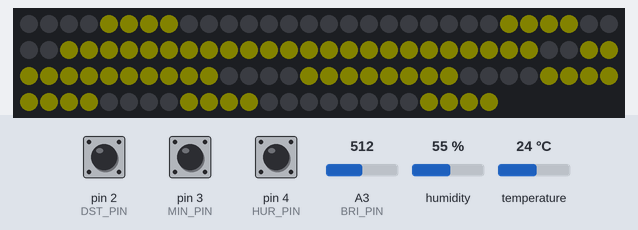
Bench run of a sketch on a simulated Arduino Uno, built with avr-gcc and run on an emulated ATmega328P. On the bench: 114 RGB LEDs in strip order, left to right, continuing on the next row. The inputs (shaded band) are chosen by the test bench; at power-on: pin 3 (MIN_PIN) HIGH, humidity 55 %, A3 (BRI_PIN) = 512, temperature 24 °C, pin 2 (DST_PIN) HIGH, pin 4 (HUR_PIN) HIGH. Dim RGB values are drawn brighter than linear; colours are those a GRB WS2812 strip shows for the declared byte order; the local clock reads 2024-03-15 10:24:30 at power-on unless the sketch sets it; random numbers use the default seed unless the sketch sets one.

Above: at 4.3 s.
4.4 s: pin 3 (MIN_PIN) pulled LOW for 0.15 s
5.1 s: humidity set to 22 %
At 5.38 s:
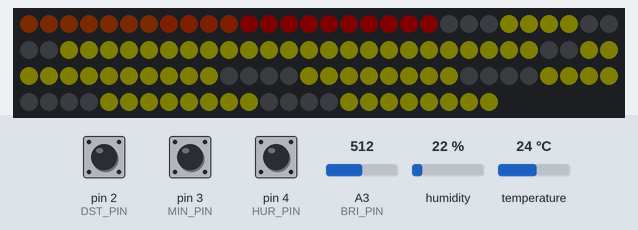
8.2 s: A3 (BRI_PIN) set to 17
At 14.8 s:
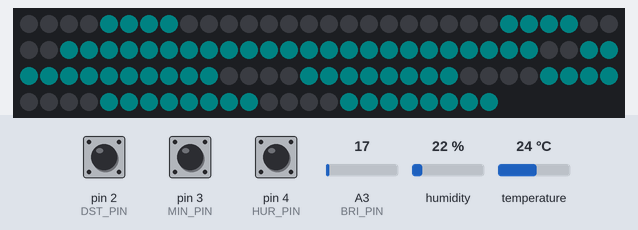
16.5 s: A3 (BRI_PIN) set to 306
At 30.47 s:
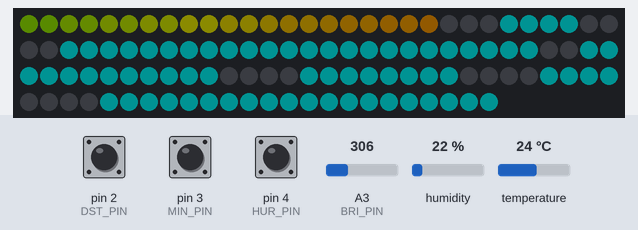
30.5 s: pin 3 (MIN_PIN) pulled LOW for 3.2 s
At 33.9 s:
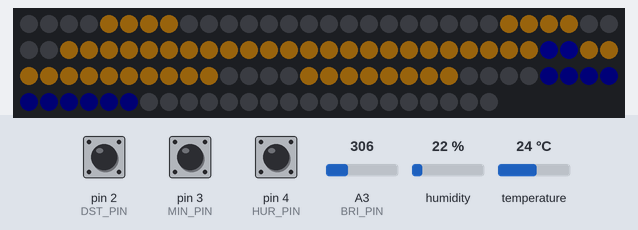

The sketch:

Clock.ino
```cpp
#include <DS3232RTC.h>
#include <Time.h>
#include <TimeLib.h>
#include <Wire.h>
#include "FastLED.h"
#include "DHT.h"
#define DHT_PIN 5             // пин подключения датчика DHT 11
#define DHTTYPE DHT11         // DHT 11
#define NUM_LEDS 114          // 4*7*4 +2  количество светодиодов в ленте
#define COLOR_ORDER BRG       // определение порядка цветов для ленты
#define DATA_PIN 6            // пин подключения ленты
#define DST_PIN 2             // пин кнопки перевода на летнее время и обратно
#define MIN_PIN 3             // пин кнопки настройки минут
#define HUR_PIN 4             // пин кнопки настройки часов
#define BRI_PIN A3            // фоторезистор
#define auto_bright 1         // автоматическая подстройка яркости от уровня внешнего освещения (1 - включить, 0 - выключить)
#define max_bright 100        // максимальная яркость (0 - 255)
#define min_bright 1         // минимальная яркость (0 - 255)
#define bright_constant 1023   // константа усиления от внешнего света (0 - 1023), чем МЕНЬШЕ константа, тем "резче" будет прибавляться яркость
#define coef 0.9              // коэффициент фильтра (0.0 - 1.0), чем больше - тем медленнее меняется яркость
int new_bright, new_bright_f;
unsigned long bright_timer, off_timer;

DHT dht(DHT_PIN, DHTTYPE);

CRGB leds[NUM_LEDS]; // Define LEDs strip
                     // 0,0,0,0
                     // 1,1,1,1
                     // 1  2  3  4  5  6  7  8  9  10 11 12 13 14 15 16 17 18 19 20 21 22 23 24 25 26 27 28
byte digits[13][28] = {{0, 0, 0, 0, 1, 1, 1, 1, 1, 1, 1, 1, 1, 1, 1, 1, 1, 1, 1, 1, 1, 1, 1, 1, 1, 1, 1, 1},   // Digit 0
                       {0, 0, 0, 0, 1, 1, 1, 1, 0, 0, 0, 0, 0, 0, 0, 0, 0, 0, 0, 0, 0, 0, 0, 0, 1, 1, 1, 1},   // Digit 1
                       {1, 1, 1, 1, 1, 1, 1, 1, 1, 1, 1, 1, 0, 0, 0, 0, 1, 1, 1, 1, 1, 1, 1, 1, 0, 0, 0, 0},   // Digit 2
                       {1, 1, 1, 1, 1, 1, 1, 1, 1, 1, 1, 1, 0, 0, 0, 0, 0, 0, 0, 0, 1, 1, 1, 1, 1, 1, 1, 1},   // Digit 3
                       {1, 1, 1, 1, 1, 1, 1, 1, 0, 0, 0, 0, 1, 1, 1, 1, 0, 0, 0, 0, 0, 0, 0, 0, 1, 1, 1, 1},   // Digit 4
                       {1, 1, 1, 1, 0, 0, 0, 0, 1, 1, 1, 1, 1, 1, 1, 1, 0, 0, 0, 0, 1, 1, 1, 1, 1, 1, 1, 1},   // Digit 5
                       {1, 1, 1, 1, 0, 0, 0, 0, 1, 1, 1, 1, 1, 1, 1, 1, 1, 1, 1, 1, 1, 1, 1, 1, 1, 1, 1, 1},   // Digit 6
                       {0, 0, 0, 0, 1, 1, 1, 1, 1, 1, 1, 1, 0, 0, 0, 0, 0, 0, 0, 0, 0, 0, 0, 0, 1, 1, 1, 1},   // Digit 7
                       {1, 1, 1, 1, 1, 1, 1, 1, 1, 1, 1, 1, 1, 1, 1, 1, 1, 1, 1, 1, 1, 1, 1, 1, 1, 1, 1, 1},   // Digit 8
                       {1, 1, 1, 1, 1, 1, 1, 1, 1, 1, 1, 1, 1, 1, 1, 1, 0, 0, 0, 0, 1, 1, 1, 1, 1, 1, 1, 1},   // Digit 9 | 2D Array for numbers on 7 segment,
                       {1, 1, 1, 1, 1, 1, 1, 1, 1, 1, 1, 1, 1, 1, 1, 1, 0, 0, 0, 0, 0, 0, 0, 0, 0, 0, 0, 0},   // ° char
                       {0, 0, 0, 0, 0, 0, 0, 0, 1, 1, 1, 1, 1, 1, 1, 1, 1, 1, 1, 1, 1, 1, 1, 1, 0, 0, 0, 0},   // C char
                       {1, 1, 1, 1, 0, 0, 0, 0, 0, 0, 0, 0, 0, 0, 0, 0, 1, 1, 1, 1, 1, 1, 1, 1, 1, 1, 1, 1}};  // % char

bool Dot = true;  //Dot state
bool DST = false; //DST state
bool TempShow = false;
bool HumidityShow = false;
bool led_state = true;  // флаг состояния ленты
int last_digit = 0;
// int ledColor = 0x0000FF; // Color used (in hex)
long ledColor = CRGB::DarkOrchid; // Color used (in hex)
//Random colors i picked up
long ColorTable[16] = {
  CRGB::Amethyst,
  CRGB::Aqua,
  CRGB::BlueViolet,
  CRGB::Crimson,
  CRGB::DarkMagenta,
  CRGB::DeepPink,
  CRGB::Fuchsia,
  CRGB::Magenta,
  CRGB::MidnightBlue,
  CRGB::MediumVioletRed,
  CRGB::Navy,
  CRGB::Indigo,
  CRGB::OrangeRed,
  CRGB::Purple,
  CRGB::RoyalBlue,
  CRGB::Tomato
};
void setup() {
  Serial.begin(9600);
  LEDS.addLeds<WS2812B, DATA_PIN, COLOR_ORDER>(leds, NUM_LEDS); // Set LED strip type
  LEDS.setBrightness(5); // Set initial brightness
  pinMode(DST_PIN, INPUT_PULLUP); // Define DST adjust button pin
  pinMode(MIN_PIN, INPUT_PULLUP); // Define Minutes adjust button pin
  pinMode(HUR_PIN, INPUT_PULLUP); // Define Hours adjust button pin
  TempShow = false;
  HumidityShow = false;
  dht.begin();
}

// Get time in a single number, if hours will be a single digit then time will be displayed 155 instead of 0155
int GetTime() {
  tmElements_t Now;
  RTC.read(Now);
  //time_t Now = RTC.Now();// Getting the current Time and storing it into a DateTime object
  int hour = Now.Hour;
  int minutes = Now.Minute;
  int second = Now.Second;
  if (second % 2 == 0) {
    Dot = false;
  }
  else {
    Dot = true;
  };
  return (hour * 100 + minutes);
};

// Check Light sensor and set brightness accordingly
void BrightnessCheck() {
  if (auto_bright) {
    if (millis() - bright_timer > 1000) {     // каждые 100 мс
      bright_timer = millis();
      int bright = analogRead(BRI_PIN);
      int bright_r;
      bright_r = bright%10 > 5 ? ((bright/10)*10)+10 : (bright/10)*10;
      new_bright = map(bright_r, 0, bright_constant, min_bright, max_bright);   // считать показания с фоторезистора, перевести диапазон
      new_bright = constrain(new_bright, min_bright, max_bright);
      new_bright_f = new_bright_f * coef + new_bright * (1 - coef);
      new_bright_f += 1;
      LEDS.setBrightness(new_bright_f);      // установить новую яркость
    }
  }
};

// Convert time to array needet for display
void TimeToArray() {
  int Now = GetTime();  //  Получить текущее время

  int cursor = 114; // номер последнего светодиода

  // Serial.print("Time is: ");Serial.println(Now);
  if (DST) {  // if DST is true then add one hour
    Now += 100;
    // Serial.print("DST is ON, time set to : ");Serial.println(Now);
  };
  if (Dot) {
    leds[57] = ledColor;
    leds[56] = ledColor;
  }
  else  {
    leds[57] = 0x000000;
    leds[56] = 0x000000;
  };

  for (int i = 1; i <= 4; i++) {
    int digit = Now % 10; // get last digit in time
    if (i == 1) {
      //  Serial.print("Digit 4 is : ");Serial.print(digit);Serial.print(" ");
      cursor = 86;

      for (int k = 0; k <= 27; k++) {
        // Serial.print(digits[digit][k]);
        if (digits[digit][k] == 1) {
          leds[cursor] = ledColor;
        }
        else if (digits[digit][k] == 0) {
          leds[cursor] = 0x000000;
        };
        cursor ++;
      };
      // Serial.println();
      if (digit != last_digit)
      {
        cylon();
        ledColor =  ColorTable[random(16)];
      }
      last_digit = digit;

    }
    else if (i == 2) {
      // Serial.print("Digit 3 is : ");Serial.print(digit);Serial.print(" ");
      cursor = 58;

      for (int k = 0; k <= 27; k++) {
        // Serial.print(digits[digit][k]);
        if (digits[digit][k] == 1) {
          leds[cursor] = ledColor;
        }
        else if (digits[digit][k] == 0) {
          leds[cursor] = 0x000000;
        };
        cursor ++;
      };
      // Serial.println();
    }
    else if (i == 3) {
      // Serial.print("Digit 2 is : ");Serial.print(digit);Serial.print(" ");
      cursor = 28;
      for (int k = 0; k <= 27; k++) {
        // Serial.print(digits[digit][k]);
        if (digits[digit][k] == 1) {
          leds[cursor] = ledColor;
        }
        else if (digits[digit][k] == 0) {
          leds[cursor] = 0x000000;
        };
        cursor ++;
      };
      // Serial.println();
    }
    else if (i == 4) {
      // Serial.print("Digit 1 is : ");Serial.print(digit);Serial.print(" ");
      cursor = 0;
      for (int k = 0; k <= 27; k++) {
        // Serial.print(digits[digit][k]);
        if (digits[digit][k] == 1) {
          leds[cursor] = ledColor;
        }
        else if (digits[digit][k] == 0) {
          leds[cursor] = 0x000000;
        };
        cursor ++;
      };
      // Serial.println();
    }
    Now /= 10;
  };
};
// Convert temp to array needet for display
void TempToArray() {
  tmElements_t tm;
  RTC.read(tm);
  if (tm.Second != 17) {
    TempShow = false;
    return;
  }
  TempShow = true;
  int t = dht.readTemperature();
  int celsius = t * 100;
  //   Serial.print("Temp is: ");Serial.println(celsius);

  int cursor = 114; // last led number

  leds[57] = 0x000000;
  leds[56] = 0x000000;

  for (int i = 1; i <= 4; i++) {
    int digit = celsius % 10; // get last digit in time
    if (i == 1) {
      // Serial.print("Digit 4 is : ");Serial.print(digit);Serial.print(" ");
      cursor = 86;

      for (int k = 0; k <= 27; k++) {
        //  Serial.print(digits[11][k]);
        if (digits[11][k] == 1) {
          leds[cursor] = ledColor;
        }
        else if (digits[11][k] == 0) {
          leds[cursor] = 0x000000;
        };
        cursor ++;
      };
      //  Serial.println();
    }
    else if (i == 2) {
      //  Serial.print("Digit 3 is : ");Serial.print(digit);Serial.print(" ");
      cursor = 58;

      for (int k = 0; k <= 27; k++) {
        //   Serial.print(digits[10][k]);
        if (digits[10][k] == 1) {
          leds[cursor] = ledColor;
        }
        else if (digits[10][k] == 0) {
          leds[cursor] = 0x000000;
        };
        cursor ++;
      };
      //  Serial.println();
    }
    else if (i == 3) {
      //  Serial.print("Digit 2 is : ");Serial.print(digit);Serial.print(" ");
      cursor = 28;
      for (int k = 0; k <= 27; k++) {
        //  Serial.print(digits[digit][k]);
        if (digits[digit][k] == 1) {
          leds[cursor] = ledColor;
        }
        else if (digits[digit][k] == 0) {
          leds[cursor] = 0x000000;
        };
        cursor ++;
      };
      // Serial.println();
    }
    else if (i == 4) {
      //  Serial.print("Digit 1 is : ");Serial.print(digit);Serial.print(" ");
      cursor = 0;
      for (int k = 0; k <= 27; k++) {
        //   Serial.print(digits[digit][k]);
        if (digits[digit][k] == 1) {
          leds[cursor] = ledColor;
        }
        else if (digits[digit][k] == 0) {
          leds[cursor] = 0x000000;
        };
        cursor ++;
      };
      //  Serial.println();
    }
    celsius /= 10;
  };
};

void HumidityToArray() {
  tmElements_t tm;
  RTC.read(tm);
  if (tm.Second != 38) {
    HumidityShow = false;
    return;
  }
  HumidityShow = true;
  int h = dht.readHumidity();
  int humidity_percentage = h * 100;
  //   Serial.print("Humidity is: ");Serial.println(humidity_percentage);

  int cursor = 114; // last led number

  leds[57] = 0x000000;
  leds[56] = 0x000000;

  for (int i = 1; i <= 4; i++) {
    int digit = humidity_percentage % 10; // get last digit in time
    if (i == 1) {
      // Serial.print("Digit 4 is : ");Serial.print(digit);Serial.print(" ");
      cursor = 86;

      for (int k = 0; k <= 27; k++) {
        //  Serial.print(digits[11][k]);
        if (digits[12][k] == 1) {
          leds[cursor] = ledColor;
        }
        else if (digits[12][k] == 0) {
          leds[cursor] = 0x000000;
        };
        cursor ++;
      };
      //  Serial.println();
    }
    else if (i == 2) {
      //  Serial.print("Digit 3 is : ");Serial.print(digit);Serial.print(" ");
      cursor = 58;

      for (int k = 0; k <= 27; k++) {
        //   Serial.print(digits[10][k]);
        if (digits[10][k] == 1) {
          leds[cursor] = ledColor;
        }
        else if (digits[10][k] == 0) {
          leds[cursor] = 0x000000;
        };
        cursor ++;
      };
      //  Serial.println();
    }
    else if (i == 3) {
      //  Serial.print("Digit 2 is : ");Serial.print(digit);Serial.print(" ");
      cursor = 28;
      for (int k = 0; k <= 27; k++) {
        //  Serial.print(digits[digit][k]);
        if (digits[digit][k] == 1) {
          leds[cursor] = ledColor;
        }
        else if (digits[digit][k] == 0) {
          leds[cursor] = 0x000000;
        };
        cursor ++;
      };
      // Serial.println();
    }
    else if (i == 4) {
      //  Serial.print("Digit 1 is : ");Serial.print(digit);Serial.print(" ");
      cursor = 0;
      for (int k = 0; k <= 27; k++) {
        //   Serial.print(digits[digit][k]);
        if (digits[digit][k] == 1) {
          leds[cursor] = ledColor;
        }
        else if (digits[digit][k] == 0) {
          leds[cursor] = 0x000000;
        };
        cursor ++;
      };
      //  Serial.println();
    }
    humidity_percentage /= 10;
  };
};

void DSTcheck() {
  int buttonDST = digitalRead(2);
  // Serial.print("DST is: ");Serial.println(DST);
  if (buttonDST == LOW) {
    if (DST) {
      DST = false;
      // Serial.print("Switching DST to: ");Serial.println(DST);
    }
    else if (!DST) {
      DST = true;
      // Serial.print("Switching DST to: ");Serial.println(DST);
    };
    delay(500);
  };
}
void TimeAdjust() {
  int buttonH = digitalRead(HUR_PIN);
  int buttonM = digitalRead(MIN_PIN);
  if (buttonH == LOW || buttonM == LOW) {
    delay(500);
    tmElements_t Now;
    RTC.read(Now);
    int hour = Now.Hour;
    int minutes = Now.Minute;
    int second = Now.Second;
    if (buttonH == LOW) {
      if (Now.Hour == 23) {
        Now.Hour = 0;
      }
      else {
        Now.Hour += 1;
      };
    } else {
      if (Now.Minute == 59) {
        Now.Minute = 0;
      }
      else {
        Now.Minute += 1;
      };
    };
    RTC.write(Now);
  }
}
/* coool effect function*/
void fadeall() {
  for (int i = 0; i < NUM_LEDS; i++) {
    leds[i].nscale8(250);
  }
}
void cylon () {
  static uint8_t hue = 0;
  // Serial.print("x");
  // First slide the led in one direction
  for (int i = 0; i < NUM_LEDS; i++) {
    // Set the i'th led to red
    leds[i] = CHSV(hue++, 255, 255);
    // Show the leds
    FastLED.show();
    // now that we've shown the leds, reset the i'th led to black
    // leds[i] = CRGB::Black;
    fadeall();
    // Wait a little bit before we loop around and do it again
    delay(10);
  }
  // Serial.print("x");
  // Now go in the other direction.
  for (int i = (NUM_LEDS) - 1; i >= 0; i--) {
    // Set the i'th led to red
    leds[i] = CHSV(hue++, 255, 255);
    // Show the leds
    FastLED.show();
    // now that we've shown the leds, reset the i'th led to black
    // leds[i] = CRGB::Black;
    fadeall();
    // Wait a little bit before we loop around and do it again
    delay(10);
  }
}

void loop()  // Main loop
{
  BrightnessCheck(); // Проверка яркости
  DSTcheck(); // Check DST
  TimeAdjust(); // Check to se if time is geting modified
  TimeToArray(); // Get leds array with required configuration
  TempToArray();
  HumidityToArray();
  FastLED.show(); // Display leds array
  if (TempShow == true) delay (5000);
  if (HumidityShow == true) delay (5000);
}
```
